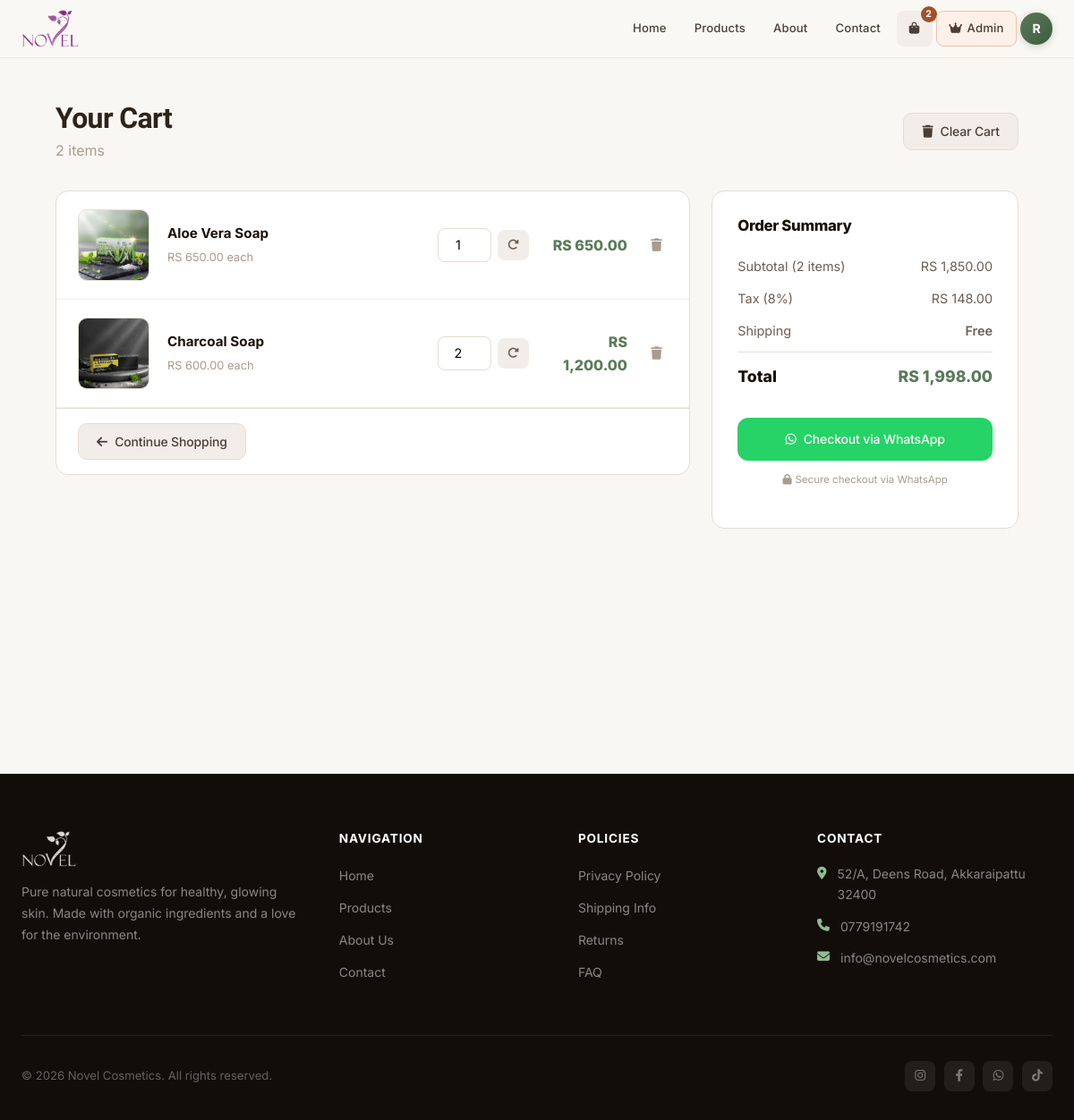
/cart.php (signed in), run on the app's committed database.
### tables this page shows
CREATE TABLE `cart` (
  `id` int NOT NULL,
  `user_id` int DEFAULT NULL,
  `session_id` varchar(255) DEFAULT NULL,
  `product_id` int NOT NULL,
  `quantity` int NOT NULL DEFAULT '1',
  `added_at` timestamp NOT NULL DEFAULT CURRENT_TIMESTAMP
);

CREATE TABLE `products` (
  `id` int NOT NULL,
  `name` varchar(255) NOT NULL,
  `description` text,
  `price` decimal(10,2) NOT NULL,
  `category_id` int DEFAULT NULL,
  `image_url` varchar(500) DEFAULT NULL,
  `stock_quantity` int DEFAULT '0',
  `is_active` tinyint(1) DEFAULT '1',
  `created_at` timestamp NOT NULL DEFAULT CURRENT_TIMESTAMP,
  `updated_at` timestamp NOT NULL DEFAULT CURRENT_TIMESTAMP ON UPDATE CURRENT_TIMESTAMP
);

### includes/user_manager.php (called while the page is built, shortened)
<?php
require_once 'db_config.php';
class SessionManager {
    public static function get($key) {
        return isset($_SESSION[$key]) ? $_SESSION[$key] : null;
    }
    public static function has($key) {
        return isset($_SESSION[$key]);
    }
    public static function isLoggedIn() {
        return self::has('user_id');
    }
    public static function isAdmin() {
        return self::has('user_type') && self::get('user_type') === 'admin';
    }
}
?>

### includes/db_config.php (called while the page is built, shortened)
<?php
function getConnection() {
    try {
        $pdo = new PDO("mysql:host=" . DB_HOST . ";dbname=" . DB_NAME, DB_USER, DB_PASS);
        $pdo->setAttribute(PDO::ATTR_ERRMODE, PDO::ERRMODE_EXCEPTION);
        return $pdo;
    } catch(PDOException $e) {
        die("Connection failed: " . $e->getMessage());
    }
}
?>

### includes/cart_manager.php (called while the page is built, shortened)
<?php
require_once 'db_config.php';
require_once 'user_manager.php';
class CartManager {
    private $pdo;
    public function __construct() {
        $this->pdo = getConnection();
    }
    public function getCartItems($userId = null) {
        try {
            if (!$userId) {
                $sessionId = session_id();
            } else {
                $sessionId = null;
            }
            $sql = "SELECT c.id as cart_id, c.quantity, c.added_at,
                           p.id as product_id, p.name, p.price, p.image_url, p.stock_quantity,
                           (c.quantity * p.price) as subtotal
                    FROM cart c
                    JOIN products p ON c.product_id = p.id
                    WHERE ((c.user_id = :user_id AND :user_id IS NOT NULL) OR
                           (c.session_id = :session_id AND :session_id IS NOT NULL))
                    AND p.is_active = 1";
            $stmt = $this->pdo->prepare($sql);
            $stmt->bindParam(':user_id', $userId);
            $stmt->bindParam(':session_id', $sessionId);
            $stmt->execute();
            $items = $stmt->fetchAll(PDO::FETCH_ASSOC);
            $total = 0;
            foreach ($items as $item) {
                $total += $item['subtotal'];
            }
            return [
                'items' => $items,
                'total' => $total,
                'count' => count($items)
            ];
        } catch(PDOException $e) {
            error_log("Error getting cart items: " . $e->getMessage());
            return ['items' => [], 'total' => 0, 'count' => 0];
        }
    }
}
?>

### cart.php (the view, shortened to what this page needs)
<?php
require_once 'includes/user_manager.php';
require_once 'includes/cart_manager.php';
require_once 'includes/nav_helper.php';
$cartManager = new CartManager();
$userId      = SessionManager::get('user_id');
$cart        = $cartManager->getCartItems($userId);
renderHead('Shopping Cart — Novel Cosmetics');
renderNav('cart', $cart['count']);
?>
<section class="cart-page">
  <div class="container" style="max-width:1100px;">
    <div style="display:flex;align-items:center;justify-content:space-between;margin-bottom:2rem;flex-wrap:wrap;gap:1rem;">
      <div>
        <h1 style="font-family:var(--font-serif);font-size:2rem;margin-bottom:.2rem;">Your Cart</h1>
        <p style="color:var(--c-gray-400);margin:0;"><?= $cart['count'] ?> item<?= $cart['count']!=1?'s':'' ?></p>
      </div>
      <?php if ($cart['count'] > 0): ?>
      <form method="POST">
        <button type="submit" name="clear_cart"
                class="btn-novel btn-novel-ghost btn-novel-sm"
                onclick="return confirm('Clear your entire cart?')">
          <i class="fas fa-trash"></i> Clear Cart
        </button>
      </form>
      <?php endif; ?>
    </div>
    <?php if ($cart['count'] > 0): ?>
    <div class="row g-4">
      <div class="col-lg-8">
        <div class="cart-table-card">
          <?php foreach ($cart['items'] as $item):
            $img = $item['image_url'] ? 'images/products/' . $item['image_url'] : 'images/default-product.jpg';
          ?>
          <div class="cart-item-row">
            <img src="<?= htmlspecialchars($img) ?>" alt="<?= htmlspecialchars($item['name']) ?>" class="cart-thumb">
            <div class="cart-item-info">
              <strong><?= htmlspecialchars($item['name']) ?></strong>
              <span>RS <?= number_format($item['price'],2) ?> each</span>
            </div>
            <form method="POST" class="cart-qty-form">
              <input type="number" class="cart-qty-input" name="quantity"
                     value="<?= $item['quantity'] ?>" min="1"
                     max="<?= $item['stock_quantity'] ?>">
              <button type="submit" name="update_cart"
                      style="background:var(--c-gray-100);border:none;border-radius:8px;padding:.4rem .7rem;cursor:pointer;color:var(--c-gray-600);font-size:.8rem;transition:var(--tr);"
                      title="Update">
                <i class="fas fa-rotate-right"></i>
              </button>
            </form>
            <div class="cart-subtotal">RS <?= number_format($item['subtotal'],2) ?></div>
            <form method="POST">
              <button type="submit" name="remove_item" class="cart-remove-btn" title="Remove">
                <i class="fas fa-trash"></i>
              </button>
            </form>
          </div>
          <?php endforeach; ?>
          <div style="padding:1rem 1.5rem;border-top:1px solid var(--c-gray-200);">
            <a href="/novel/products" class="btn-novel btn-novel-ghost btn-novel-sm">
              <i class="fas fa-arrow-left"></i> Continue Shopping
            </a>
          </div>
        </div>
      </div>
      <div class="col-lg-4">
        <div class="order-summary-card">
          <h5>Order Summary</h5>
          <div class="summary-row">
            <span>Subtotal (<?= $cart['count'] ?> items)</span>
            <span>RS <?= number_format($cart['total'],2) ?></span>
          </div>
          <div class="summary-row">
            <span>Tax (8%)</span>
            <span>RS <?= number_format($cart['total']*.08,2) ?></span>
          </div>
          <div class="summary-row">
            <span>Shipping</span>
            <span style="color:var(--c-green);font-weight:600;">Free</span>
          </div>
          <div class="summary-row total">
            <span>Total</span>
            <span>RS <?= number_format($cart['total']*1.08,2) ?></span>
          </div>
          <?php
          $waNum = '94779191742';
          $waMsg = "Hello, I would like to order:\n\n";
          foreach ($cart['items'] as $it) {
              $waMsg .= "*Product:* {$it['name']}\n*Qty:* {$it['quantity']}\n*Price:* RS " . number_format($it['price'],2) . "\n---\n";
          }
          $waMsg .= "\n*Total:* RS " . number_format($cart['total']*1.08,2) . "\n\nPlease confirm availability.";
          $waUrl = "https://wa.me/{$waNum}?text=" . urlencode($waMsg);
          ?>
          <a href="<?= $waUrl ?>" target="_blank"
             class="btn-novel btn-whatsapp"
             style="width:100%;justify-content:center;margin-top:1.25rem;border-radius:12px;">
            <i class="fab fa-whatsapp"></i> Checkout via WhatsApp
          </a>
          <p style="font-size:.72rem;color:var(--c-gray-400);text-align:center;margin-top:.75rem;">
            <i class="fas fa-lock me-1"></i>Secure checkout via WhatsApp
          </p>
        </div>
      </div>
    </div>
    <?php endif; ?>
  </div>
</section>
<?php renderFooter(); ?>

### includes/nav_helper.php (shortened to what this page needs)
<?php
function renderHead(string $title = "Novel Cosmetics", string $extraCss = ""): void {
    echo '<!DOCTYPE html>
<html lang="en">
<head>
<meta charset="UTF-8">
<meta name="viewport" content="width=device-width, initial-scale=1.0">
<base href="/novel/">
<link rel="icon" href="favicon.png" type="image/png">
<title>' . htmlspecialchars($title) . '</title>
<link href="https://cdn.jsdelivr.net/npm/bootstrap@5.3.0/dist/css/bootstrap.min.css" rel="stylesheet">
<link rel="stylesheet" href="https://cdnjs.cloudflare.com/ajax/libs/font-awesome/6.4.0/css/all.min.css">
<link rel="preconnect" href="https://fonts.googleapis.com">
<link rel="preconnect" href="https://fonts.gstatic.com" crossorigin>
<link href="https://fonts.googleapis.com/css2?family=Inter:wght@300;400;500;600;700&family=New+York:ital,wght@0,400;0,500;0,600;1,400&display=swap" rel="stylesheet">
<link rel="stylesheet" href="css/style.css">' . $extraCss . '
</head>
<body>';
}
function renderNav(string $active = 'home', int $cartCount = 0): void {
    $links = [
        'home'     => ['href' => '/novel/home',    'label' => 'Home'],
        'products' => ['href' => '/novel/products', 'label' => 'Products'],
        'about'    => ['href' => '/novel/about',    'label' => 'About'],
        'contact'  => ['href' => '/novel/contact',  'label' => 'Contact'],
    ];
    $isLoggedIn = SessionManager::isLoggedIn();
    $isAdmin    = SessionManager::isAdmin();
    $username   = SessionManager::get('username');
    $initial    = $username ? strtoupper(substr($username, 0, 1)) : 'U';
    echo '
<header class="site-header" id="siteHeader">
  <div class="nav-inner">
    <a class="nav-logo" href="/novel/home">
      <img src="images/logo.png" alt="Novel Cosmetics">
    </a>
    <ul class="nav-links" id="desktopNav">';
    foreach ($links as $key => $link) {
        $cls = $active === $key ? ' active' : '';
        echo '<li><a href="' . $link['href'] . '" class="' . trim($cls) . '">' . $link['label'] . '</a></li>';
    }
    echo '<li><a href="/novel/cart" class="nav-cart-btn" title="Cart">
        <i class="fas fa-shopping-bag"></i>';
    if ($cartCount > 0) echo '<span class="nav-cart-badge">' . $cartCount . '</span>';
    echo '</a></li>';
    if ($isAdmin) {
        echo '<li><a href="/novel/admin/index.php" class="nav-admin-btn"><i class="fas fa-crown"></i> Admin</a></li>';
    }
    if ($isLoggedIn) {
        echo '<li class="nav-user-dropdown" id="userDropdownLi">
          <button class="nav-user-btn" id="userDropdownBtn" type="button"
                  aria-expanded="false" aria-haspopup="true">' . $initial . '</button>
        </li>';
    }
    echo '</ul>
    <button class="nav-toggle" id="navToggle" aria-label="Toggle menu" aria-expanded="false">
      <span></span><span></span><span></span>
    </button>
  </div>
</header>';
}
function renderFooter(): void {
    echo '<footer class="site-footer">
  <div class="footer-inner">
    <div class="footer-grid">
      <div class="footer-brand">
        <img src="images/logo.png" alt="Novel Cosmetics">
        <p>Pure natural cosmetics for healthy, glowing skin. Made with organic ingredients and a love for the environment.</p>
      </div>
      <div class="footer-col">
        <h6>Navigation</h6>
        <ul>
          <li><a href="/novel/home">Home</a></li>
          <li><a href="/novel/products">Products</a></li>
          <li><a href="/novel/about">About Us</a></li>
          <li><a href="/novel/contact">Contact</a></li>
        </ul>
      </div>
      <div class="footer-col">
        <h6>Policies</h6>
        <ul>
          <li><a href="#">Privacy Policy</a></li>
          <li><a href="#">Shipping Info</a></li>
          <li><a href="#">Returns</a></li>
          <li><a href="#">FAQ</a></li>
        </ul>
      </div>
      <div class="footer-col">
        <h6>Contact</h6>
        <div class="footer-contact-item"><i class="fas fa-map-marker-alt"></i><span>52/A, Deens Road, Akkaraipattu 32400</span></div>
        <div class="footer-contact-item"><i class="fas fa-phone"></i><span>0779191742</span></div>
        <div class="footer-contact-item"><i class="fas fa-envelope"></i><span>info@novelcosmetics.com</span></div>
        ' . (!SessionManager::isLoggedIn() ? '
        </a>' : '') . '
      </div>
    </div>
    <div class="footer-bottom">
      <p>&copy; 2026 Novel Cosmetics. All rights reserved.</p>
      <div class="footer-bottom-right">
        <div class="footer-social">
          <a href="#" aria-label="Instagram"><i class="fab fa-instagram"></i></a>
          <a href="#" aria-label="Facebook"><i class="fab fa-facebook-f"></i></a>
          <a href="#" aria-label="WhatsApp"><i class="fab fa-whatsapp"></i></a>
          <a href="#" aria-label="TikTok"><i class="fab fa-tiktok"></i></a>
        </div>
      </div>
    </div>
  </div>
</footer>
<script>
(function () {
  /* ── Scroll shadow ── */
  var hdr = document.getElementById("siteHeader");
  if (hdr) window.addEventListener("scroll", function () {
    hdr.classList.toggle("scrolled", window.scrollY > 10);
  }, { passive: true });
  /* ── MOBILE NAV ── */
  var btn     = document.getElementById("navToggle");
  var menu    = document.getElementById("mobileMenu");
  var overlay = document.getElementById("mobileOverlay");
  function openNav() {
    menu.style.display    = "flex";
    overlay.style.display = "block";
    btn.setAttribute("aria-expanded", "true");
    menu.setAttribute("aria-hidden", "false");
    document.body.style.overflow = "hidden";
  }
  window.closeNav = function () {
    menu.style.display    = "none";
    overlay.style.display = "none";
    btn.setAttribute("aria-expanded", "false");
    menu.setAttribute("aria-hidden", "true");
    document.body.style.overflow = "";
  };
  if (btn) btn.addEventListener("click", function () {
    menu.style.display === "flex" ? closeNav() : openNav();
  });
  /* Close when a menu link is clicked */
  if (menu) menu.querySelectorAll("a").forEach(function (a) {
    a.addEventListener("click", closeNav);
  });
  /* Close on resize to desktop */
  window.addEventListener("resize", function () {
    if (window.innerWidth > 768) closeNav();
  });
  /* ── Desktop user dropdown ── */
  var dropBtn  = document.getElementById("userDropdownBtn");
  var dropMenu = document.getElementById("userDropdownMenu");
  if (dropBtn && dropMenu) {
    function positionMenu() {
      var rect = dropBtn.getBoundingClientRect();
      dropMenu.style.top   = (rect.bottom + window.scrollY + 8) + "px";
      dropMenu.style.left  = "auto";
      dropMenu.style.right = (window.innerWidth - rect.right) + "px";
    }
    function openDrop() {
      positionMenu();
      dropMenu.classList.add("open");
      dropBtn.setAttribute("aria-expanded", "true");
    }
    function closeDrop() {
      dropMenu.classList.remove("open");
      dropBtn.setAttribute("aria-expanded", "false");
    }
    dropBtn.addEventListener("click", function (e) {
      e.stopPropagation();
      dropMenu.classList.contains("open") ? closeDrop() : openDrop();
    });
    document.addEventListener("click", function (e) {
      if (!dropMenu.contains(e.target) && e.target !== dropBtn) closeDrop();
    });
    document.addEventListener("keydown", function (e) {
      if (e.key === "Escape") closeDrop();
    });
    window.addEventListener("scroll",  positionMenu, { passive: true });
    window.addEventListener("resize",  positionMenu, { passive: true });
  }
})();
</script>';
}

### data on the page
cart: product.image_url (picture), product.name "Aloe Vera Soap", product.price "650.00", quantity "1", subtotal "650.00"
cart: product.image_url (picture), product.name "Charcoal Soap", product.price "600.00", quantity "2", subtotal "1,200.00"

### other printed values
$link['label'] "Home"
$link['label'] "Products"
$link['label'] "About"
$link['label'] "Contact"
$cartCount "2"
$initial "R"
$cart['count'] "2"
$cart['total'] "1,850.00"
$cart['total']*.08 "148.00"
$cart['total']*1.08 "1,998.00"
